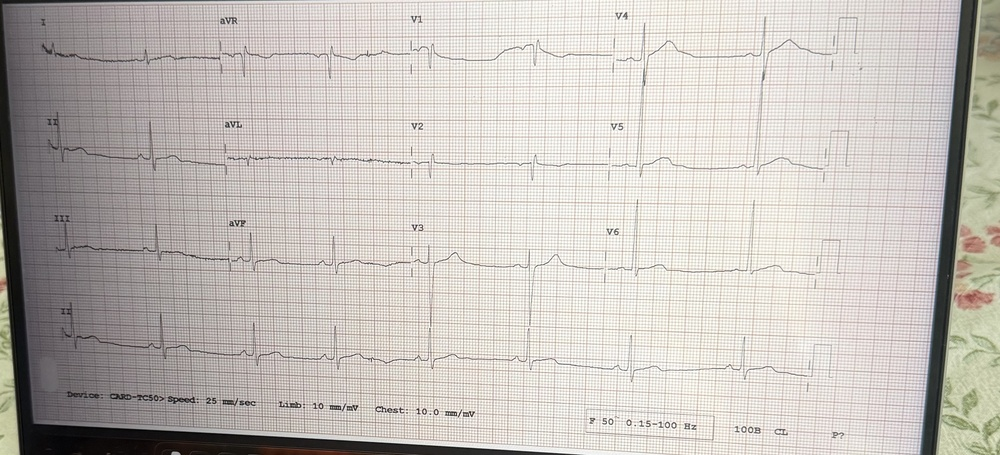
#> input picture preprocessing/clean_ecg.jpg, 1000 x 455 px, shrunk from 3587 x 1633 before the run
$ python make_test_images.py clean_ecg.jpg
#> lines starting #> are read from the running program, lines starting #| are printed output that depends on the picture
import sys
import cv2
import numpy as np

#takes one clean ECG image and creates "bad photo" versions of it in the samples/ fodler

path = sys.argv[1]

#load the clean image (OpenCV loads it as a grid of BGR color values)
img = cv2.imread(path)
#> img is the input picture: shape (455, 1000, 3); mean B, G, R 185.9, 191, 196.1
if img is None:
    sys.exit(f"Could not read {path}")

#height and width in pixels
h, w = img.shape[:2]
#> h = 455; w = 1000

#make a bigger canvas so the tilted "paper" fits inside w/ visible background around it
#since preprocess.py finds paper by edges, background must look different from paper
W, H = int(w * 1.3), int(h * 1.3)
#> W = 1300; H = 591
background = (60, 60, 60) #dark gray

def tilt(image, dst_corners):
    src = np.float32([[0, 0], [w, 0], [w, h], [0, h]])
    dst = np.float32(dst_corners)
    #build perspective transform that moves src corners to dst corners
    M = cv2.getPerspectiveTransform(src, dst)
    return cv2.warpPerspective(image, M, (W, H), borderValue=background)


def add_shadow(image):
    #make left-to-right brightness ramp from 1.0 (full) down to 0.4 (dark) to replicate shadow
    ramp = np.linspace(1.0, 0.4, image.shape[1], dtype = np.float32)
    ramp = np.tile(ramp, (image.shape[0], 1))[:, :, None]
    return np.clip(image * ramp, 0, 255).astype(np.uint8)

#Mild tilt
mild = tilt(img, [[0.10 * W, 0.12 * H], [0.88 * W, 0.08 * H], [0.90 * W, 0.90 * H], [0.08 * W, 0.86 * H]])
#> in tilt, `return cv2.warpPerspective(image, M, (W, H), borderValue=background)`:
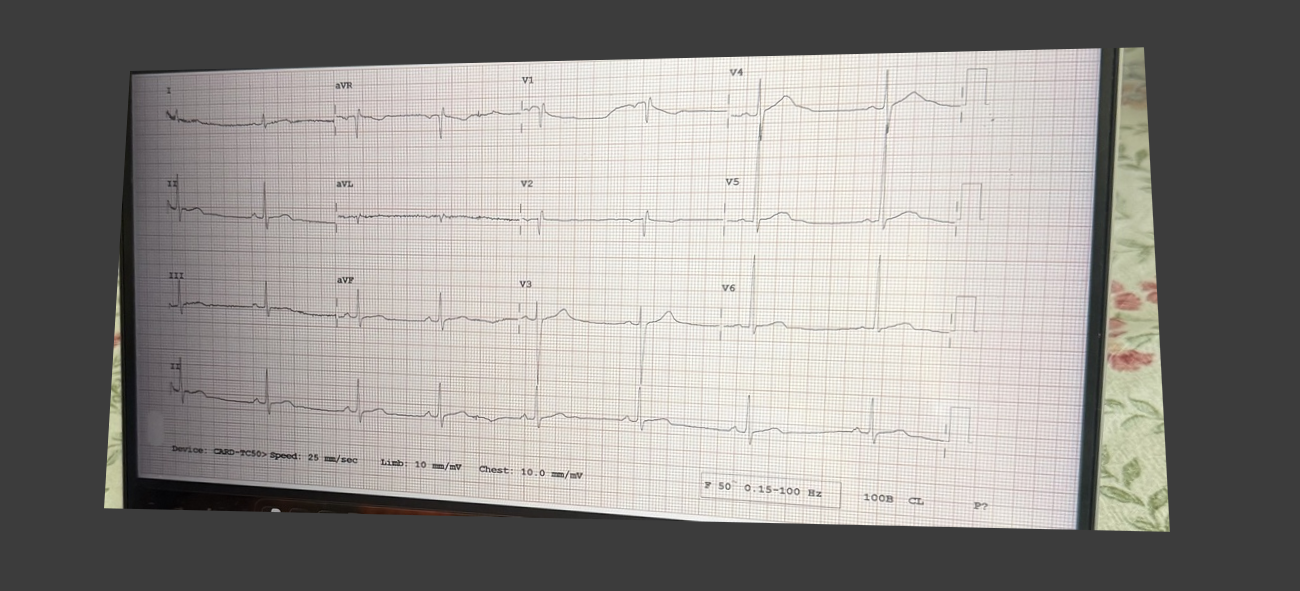
#> returned value: shape (591, 1300, 3); mean of channels 0, 1, 2 139.5, 142.9, 146.1; drawn as B, G, R

#strong tilt
strong = tilt(img, [[0.18 * W, 0.15 * H], [0.90 * W, 0.04* H], [0.85 * W, 0.92 * H], [0.06 * W, 0.78 * H]])
#> in tilt (call 2), `return cv2.warpPerspective(image, M, (W, H), borderValue=background)`:
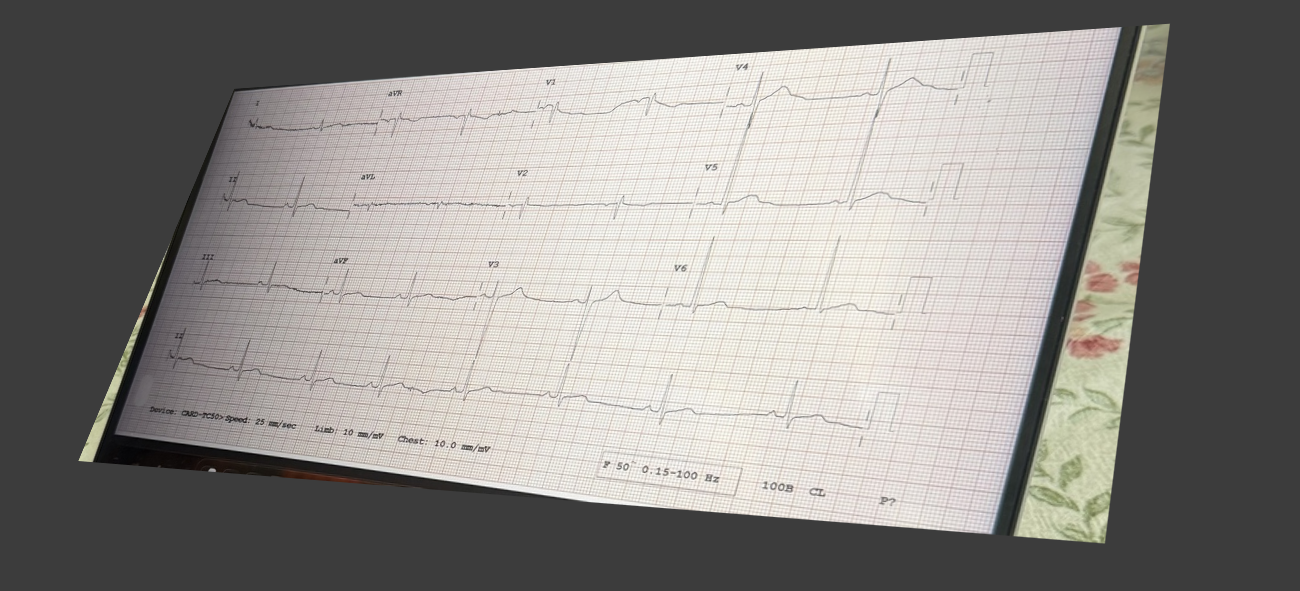
#> returned value: shape (591, 1300, 3); mean of channels 0, 1, 2 134.4, 137.8, 140.6; drawn as B, G, R

#save variations into samples/
cv2.imwrite("samples/angled_mild.jpg", mild)
cv2.imwrite("samples/angled_strong.jpg", strong)
cv2.imwrite("samples/shadow_mild.jpg", add_shadow(mild))
#> in add_shadow, `return np.clip(image * ramp, 0, 255).astype(np.uint8)`:
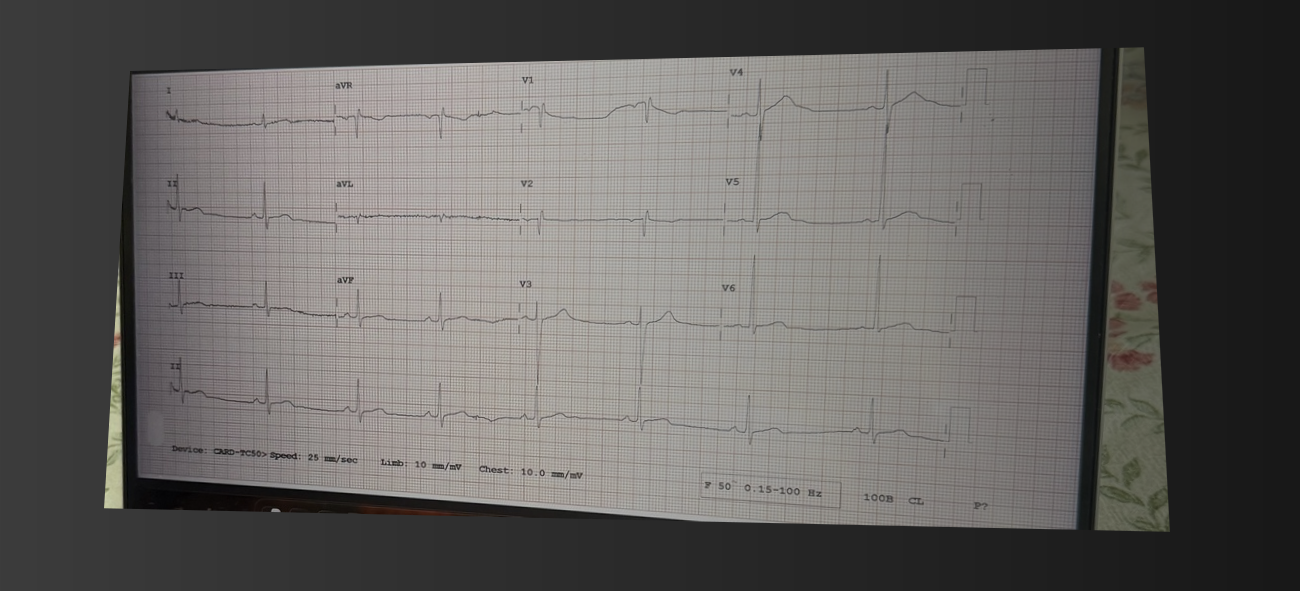
#> returned value: shape (591, 1300, 3); mean of channels 0, 1, 2 95.5, 97.6, 100; drawn as B, G, R
cv2.imwrite("samples/shadow_strong.jpg", add_shadow(strong))
#> in add_shadow (call 2), `return np.clip(image * ramp, 0, 255).astype(np.uint8)`:
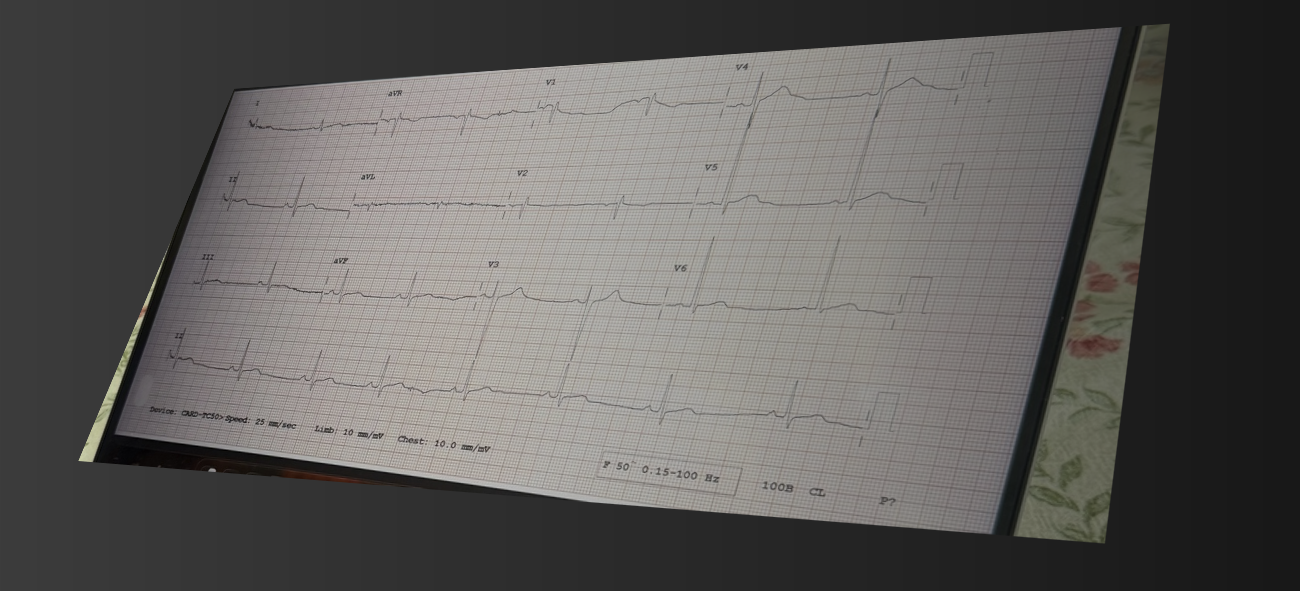
#> returned value: shape (591, 1300, 3); mean of channels 0, 1, 2 91.8, 93.9, 95.9; drawn as B, G, R

print("Saved 4 test images to samples/")
